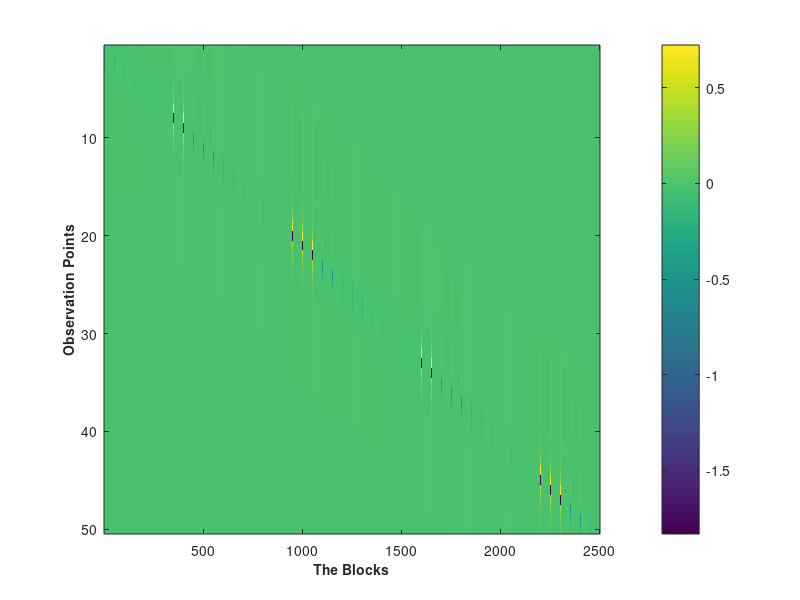

Recreate this plot in MATLAB. (Note: this script raises an error after producing the figure.)
%Compact 2D magnetic vertical componet modelling (case : fluxgate magnetometer)
%Mohammad Rheza Zamani
%Reference : Stocco, Stefano & Godio, A. & Sambuelli, Luigi. (2009). Modelling and compact inversion of magnetic data: A Matlab code. Computers & Geosciences. 35. 2111-2118. 10.1016/j.cageo.2009.04.002. 
clear all;
clc;
Fe = 40000; %Eartch magnetic field intensity (nT) (25,000 nT - 65,000 nT)
betha = 10; %strike angle of the prism relative to themagnetic north in degree
I =  30; % the earth's magnetic field inclination in degree
lengthx = 1000;
lengthz = 1000;
%Block dimenssion
dx = 20;
dz = 20;
%Block middle point 
dmx = dx/2;
dmz = dz/2;
%Number of vertical and horizontal block
nx = lengthx/dx;
nz = lengthz/dz;
%Total number of block
nb = nx*nz;
%Suscepbility contrast
V = zeros(nz,nx);
%V(24:25,1:12) = 0.9*10^-3;
%V(26:27,12:22) = 1*10^-3;
%V(28:29,22:32) = 0.7*10^-3;
%V(30:31,32:42) = 0.6*10^-3;
%V(32:33,42:50) = 0.5*10^-3;
V(1:12,24:25) = 1*10^-3;
V(12:22,26:27) = 0.8*10^-3;
%Make block model
for i = 1 : nx
    x(i) = dx*i - dmx;
end
xx = repmat(x,nz,1);
for j = 1 : nz
    z(j) = dz*j - dmz;
end
z1 = z';
zz = repmat(z1,1,nx);

%Kernel matrix
for i=1:nx
    for j = 1:nb
        r1 = sqrt((zz(j)-dz/2).^2 + (x(i)-xx(j)+dx/2).^2);
        r2 = sqrt((zz(j)+dz/2).^2 + (x(i)-xx(j)+dx/2).^2);
        r3 = sqrt((zz(j)-dz/2).^2 + (x(i)-xx(j)-dx/2).^2);
        r4 = sqrt((zz(j)+dz/2).^2 + (x(i)-xx(j)-dx/2).^2);
        theta1 = atan((x(i)-xx(j)+dx/2)/(zz(j)-dz/2));
        theta2 = atan((x(i)-xx(j)+dx/2)/(zz(j)+dz/2));
        theta3 = atan((x(i)-xx(j)-dx/2)/(zz(j)-dz/2));
        theta4 = atan((x(i)-xx(j)-dx/2)/(zz(j)+dz/2));    
        Kernell(i,j) = 2.*(((cosd(I))*(sind(betha))*log((r2*r3)/(r4*r1))-sind(I.*(theta1-theta2-theta3+theta4))));
    end 
end
%Calculated magnetic response
V_rs = reshape(V,nb,1);
dBdz = Fe.*Kernell*V_rs;

%Plot kernel matrix
figure(1)
imagesc(Kernell)
set(gcf, 'Position', get(0, 'Screensize'));
ylabel('Observation Points','FontWeight','bold','FontSize',10)
xlabel('The Blocks','FontWeight','bold','FontSize',10)
cb = colorbar;
cb.Label.String = 'Value';
cb.Location = 'southoutside';
colormap(jet)

figure(2)
subplot(2,1,1)
plot(x,dBdz,'*-b')
xlabel('Distance (m)','FontWeight','bold','FontSize',10)
ylabel('Magnetic Anomaly(nT)','FontWeight','bold','FontSize',10)
title('Geomagnetic Response','FontWeight','bold','FontSize',10)
grid on
subplot(2,1,2)
s = pcolor(x,z,V);
s.FaceColor = 'interp';
xlabel('Distance (m)','FontWeight','bold','FontSize',10)
ylabel('Depth(m)','FontWeight','bold','FontSize',10)
title('Subsurface Model','FontWeight','bold','FontSize',10)
cb = colorbar;
cb.Label.String = 'Contrast Susceptibility (SI) ';
cb.Location = 'southoutside';
set(gcf, 'Position', get(0, 'Screensize'));
set(gca,'Ydir','reverse')
colormap(jet)

data = [x' dBdz];
saveas(figure(1),'Kernell compact magnetic.png')
saveas(figure(2),'Model compact Magnetic.png')
writematrix(data,'Data forward compact magnetic.dat','Delimiter','tab')
